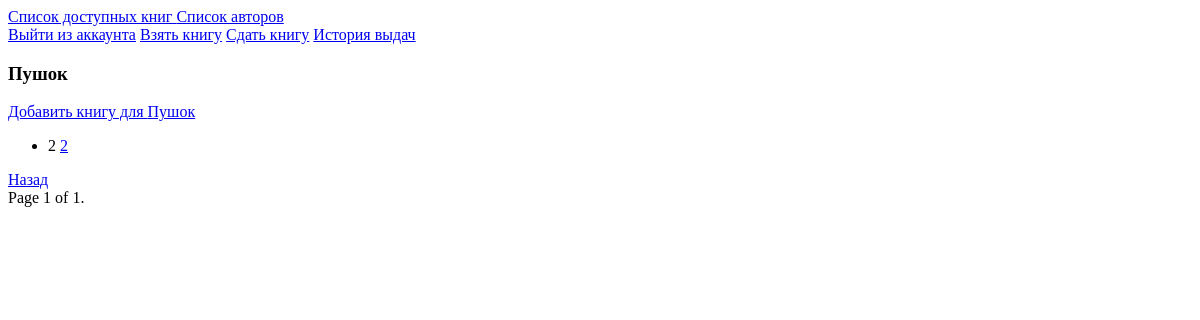
Before: /tracker/books/author/1 (signed in) with the older database file.
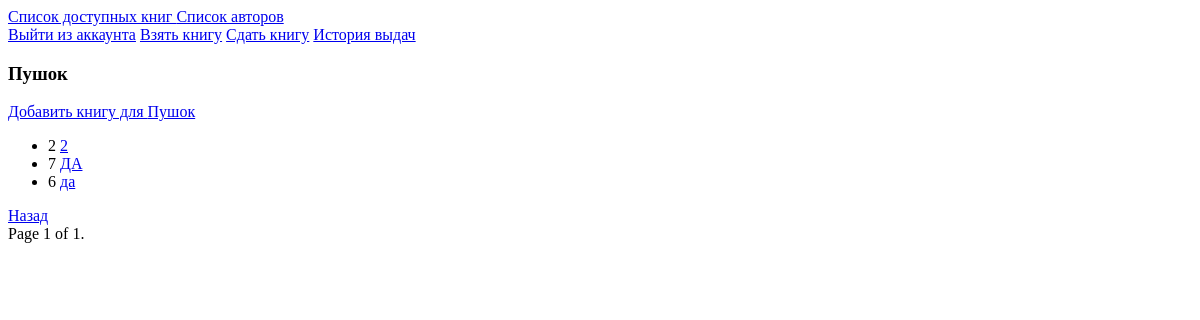
After: the same page with the newer database file.
### tracker/models.py (models this page shows)
class Book(models.Model):
    name = models.CharField(max_length=255)
    description = models.TextField(default="У книги нет описания :(")
    author = models.ForeignKey(Author,on_delete=models.PROTECT)
    amount = models.IntegerField(default=0)

### tracker/views.py (the view)
# urls.py: path('books/author/<int:pk>', AuthorBookView.as_view(), name="author-book"),
class AuthorBookView(LoginRequiredMixin,ListView):
    login_url = reverse_lazy("users:login-user")
    template_name = "tracker/authorbooks.html"
    model = Book
    context_object_name = "books"
    paginate_by = 10
    def get_queryset(self, **kwargs: Any) -> dict[str, Any]:
        qs = Book.objects.filter(author = Author.objects.filter(pk = self.kwargs['pk']).first(),amount__gt = 0).order_by('name')
        return qs
    def get_context_data(self, **kwargs: Any) -> dict[str, Any]:
        context =  super().get_context_data(**kwargs)
        context['author'] = Author.objects.filter(pk = self.kwargs['pk']).first()
        return context

### templates/tracker/authorbooks.html (shortened to what this page needs)
{% extends "base.html" %}
{% block body %}
<h3>{{author.name}}</h3>
{% if perms.tracker.add_book %}
<a href = "{% url 'tracker:create-book' author.pk %}">Добавить книгу для {{author.name}}</a>
{% endif %}
<ul>
{% for book in books  %}
<li>
{{book.pk}} <a href = "{% url 'tracker:detail-book' book.pk %}">{{book.name}} </a>
</li>
{% endfor %}
</ul>
<a href = "javascript:history.go(-1)">Назад</a>
<div class="pagination">
    <span class="step-links">
        <span class="current">
            Page {{ page_obj.number }} of {{ page_obj.paginator.num_pages }}.
        </span>
    </span>
</div>
{% endblock body %}

Changed rows visible on the page:
added Book: pk "7", name "ДА"
added Book: pk "6", name "да"
